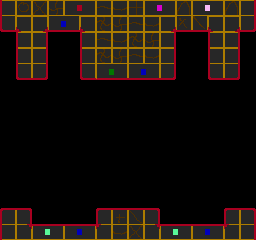

Tiled map render using the project's own tile images. Description and the whole map definition, tile-layer contents included, below:
An orthogonal 16x15 tile map with 16x16 px tiles, 1 tile layer (front) and 3 objects (2x Crusher, WaystoneChest).

<map version="1.0" orientation="orthogonal" width="16" height="15" tilewidth="16" tileheight="16">
 <tileset firstgid="1" name="tiles1" tilewidth="16" tileheight="16">
  <image source="../../img/tiles/tiles0.gif" trans="ff00ff" width="256" height="256" />
 </tileset>
 <layer name="front" width="16" height="15">
  <data encoding="csv">
97,114,115,118,83,84,101,102,116,87,88,119,85,86,119,104,
17,149,150,3,4,149,117,118,101,102,150,19,21,149,150,24,
0,97,104,0,0,97,101,102,117,118,104,0,0,97,104,0,
0,97,104,0,0,97,117,118,101,102,104,0,0,97,104,0,
0,17,24,0,0,17,1,2,3,4,24,0,0,17,24,0,
0,0,0,0,0,0,0,0,0,0,0,0,0,0,0,0,
0,0,0,0,0,0,0,0,0,0,0,0,0,0,0,0,
0,0,0,0,0,0,0,0,0,0,0,0,0,0,0,0,
0,0,0,0,0,0,0,0,0,0,0,0,0,0,0,0,
0,0,0,0,0,0,0,0,0,0,0,0,0,0,0,0,
0,0,0,0,0,0,0,0,0,0,0,0,0,0,0,0,
0,0,0,0,0,0,0,0,0,0,0,0,0,0,0,0,
0,0,0,0,0,0,0,0,0,0,0,0,0,0,0,0,
33,40,0,0,0,0,33,36,37,40,0,0,0,0,33,40,
113,134,53,54,51,52,133,102,115,134,53,54,51,52,133,104
</data>
 </layer>
 <objectgroup name="objects" width="16" height="15">
  <properties>
   <property name="min_temple" value="5" />
   <property name="rarity" value="0.2" />
  </properties>
  <object name="Crusher" gid="199" x="48" y="80" />
  <object name="Crusher" gid="199" x="176" y="80" />
  <object name="WaystoneChest" gid="232" x="120" y="192">
   <properties>
    <property name="rarity" value="0.7" />
   </properties>
  </object>
 </objectgroup>
</map>
